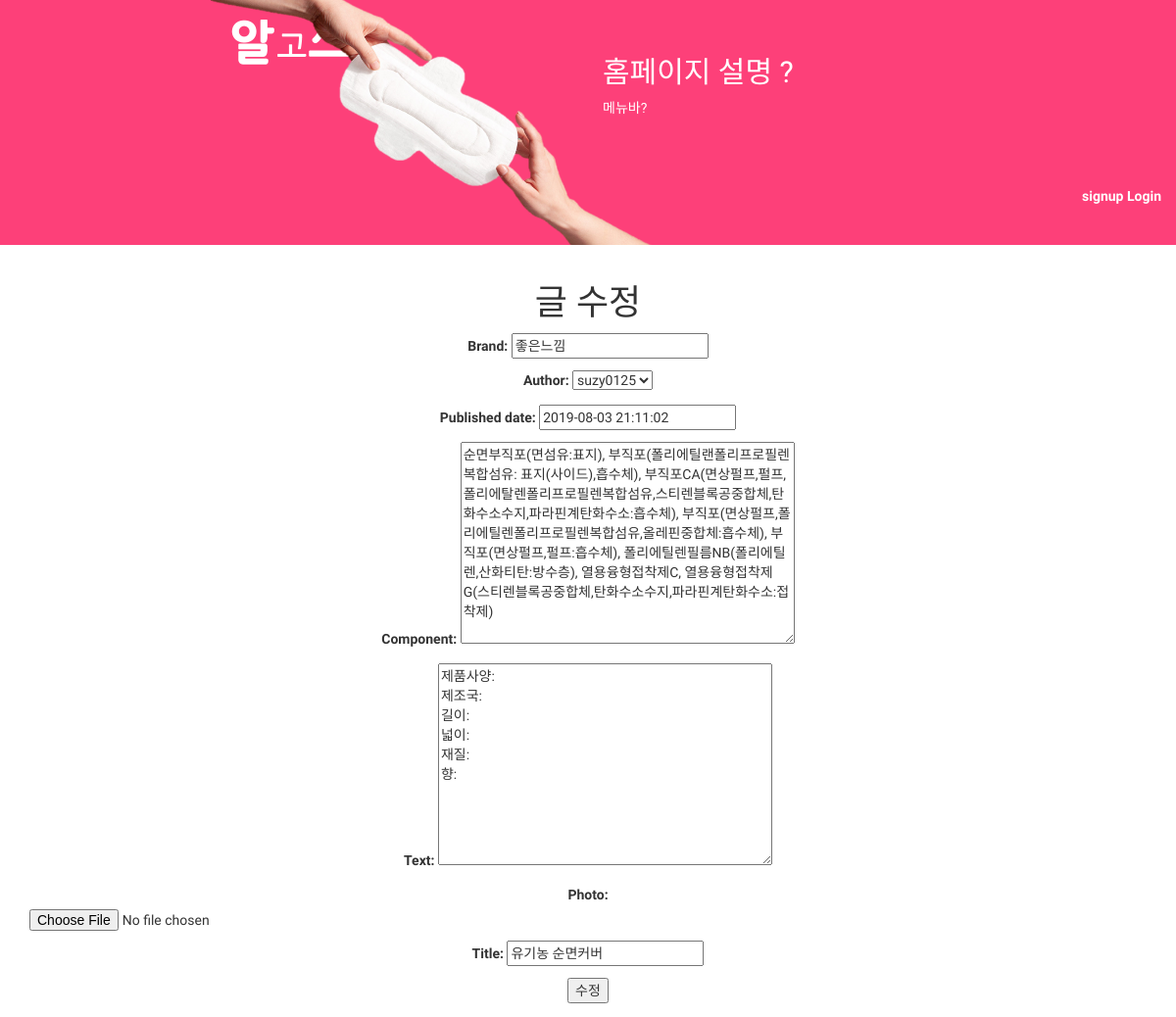
The page /homepage/post/4/edit on the database its author committed.
### homepage/models.py (models this page shows, shortened)
class Post(models.Model):
    author = models.ForeignKey('auth.User', on_delete=models.CASCADE)
    brand = models.CharField(max_length=200, null=True)
    title = models.CharField(max_length=200, null=True)
    text = models.TextField()
    component = models.TextField(null=True)
    published_date = models.DateTimeField(blank=True, null = True)
    photo = models.ImageField(blank=True, null=True)

### homepage/views.py (the view)
# urls.py: path('post/<int:post_id>/edit',views.post_edit, name='edit'),
def post_edit(request,post_id):
    post = get_object_or_404(Post, pk=post_id)
    if request.method == "POST":
        form = PostForm(request.POST, instance=post)
        if form.is_valid():
            post = form.save(commit=False)
            post.published_date = timezone.datetime.now()
            post.save()
            return redirect ('detail', post_id=post.pk)
    else:
        form = PostForm(instance=post)
    return render(request, 'homepage/post_edit.html', {'form':form})

### homepage/forms.py
class PostForm (forms.ModelForm):
    class Meta:
        model = Post
        fields = {'title' , 'brand', 'text', 'component' , 'author', 'published_date', 'photo'}

### homepage/templates/homepage/post_edit.html (shortened to what this page needs)
{% extends "homepage/base.html" %}
{% block content %}
    <h1>글 수정</h1>
    <form method="POST">
    {{form.as_p}}
    <button type ="submit">수정</button>
</form>
{% endblock %}

### homepage/templates/homepage/base.html (style rules this page uses)
body { background-color: white; font-family: 'Nanum Gothic', sans-serif; }

### rows shown on the page
Post: brand "좋은느낌", author "suzy0125", published_date "2019-08-03 21:11:02", component "순면부직포(면섬유:표지), 부직포(폴리에틸랜폴리프로필렌복합섬유: 표지(사이드),흡수체), 부직포CA(면상펄프,펄프,폴리에탈렌폴리프로필렌복합섬유,스티렌블록공중합체,탄화수소수지,파라핀계탄화수소:흡수체), 부직포(면상펄프,폴리에틸렌폴리프로필렌복합섬유,올레핀중합체:흡수체), 부직포(면상펄프,펄프:흡수체), 폴리에틸렌필름NB(폴리에틸렌,산화티탄:방수층), 열용융형접착제C, 열용융형접착제G(스티렌블록공중합체,탄화수소수지,파라핀계탄화수소:접착제)", text "제품사양: 제조국: 길이: 넓이: 재질: 향:", title "유기농 순면커버"
